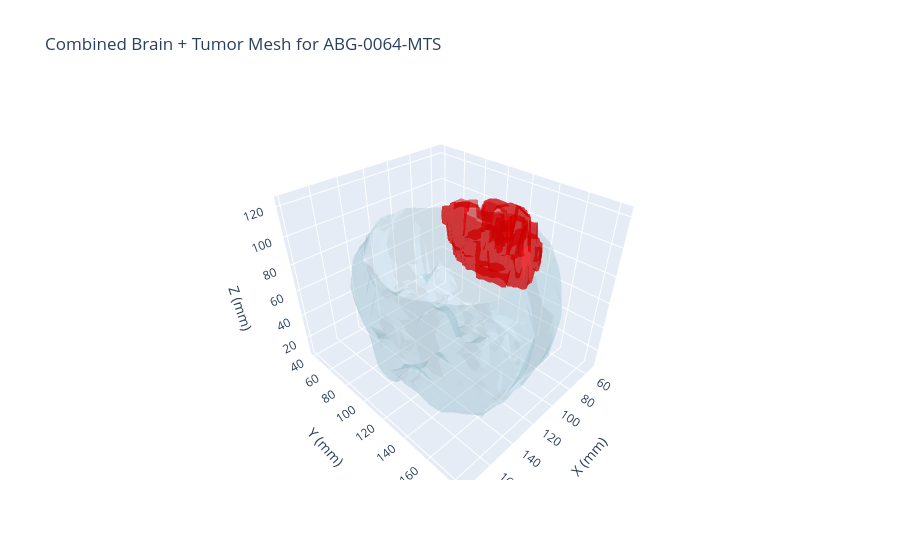

Notebook code cell kept with this figure:
### Code cell
# Combine the brain and tumor meshes into a single Plotly figure
# Uses the already-reduced meshes from previous cells (with voxel spacing applied)
if seg_arr is not None and seg_arr.max() > 0:
    combined_fig = go.Figure(data=[
        go.Mesh3d(
            x=verts_brain_scaled[:,0], y=verts_brain_scaled[:,1], z=verts_brain_scaled[:,2],
            i=faces_brain[:,0], j=faces_brain[:,1], k=faces_brain[:,2],
            color='lightblue', opacity=0.25, name='Brain Surface', flatshading=True
        ),
        go.Mesh3d(
            x=verts_scaled[:,0], y=verts_scaled[:,1], z=verts_scaled[:,2],
            i=faces[:,0], j=faces[:,1], k=faces[:,2],
            color='red', opacity=0.5, name='Tumor Segmentation', flatshading=True
        )
    ])
    
    combined_fig.update_layout(
        scene=dict(
            xaxis_title='X (mm)', yaxis_title='Y (mm)', zaxis_title='Z (mm)',
            aspectmode='data'
        ),
        title=f'Combined Brain + Tumor Mesh for {CASE_ID}'
    )
    
    output_combined = OUTPUTS / f'combined_mesh_{CASE_ID}.html'
    combined_fig.write_html(str(output_combined))
    file_size_mb = os.path.getsize(output_combined) / (1024 * 1024)
    print(f'Combined mesh saved to {output_combined} ({file_size_mb:.1f} MB)')
    
    combined_fig.show()
else:
    print('No segmentation available for combined visualization')

### Figure 1 — Plotly figure (JSON) as saved in the notebook; plotly's stock layout.template omitted (floating-point values rounded to 4 significant figures; data arrays with more than 128 entries replaced by an {"elided": "..."} marker saying what was removed)
{"data": [{"color": "lightblue", "flatshading": true, "i": {"elided": "2058 int values"}, "j": {"elided": "2058 int values"}, "k": {"elided": "2058 int values"}, "name": "Brain Surface", "opacity": 0.25, "type": "mesh3d", "x": {"elided": "1077 float values"}, "y": {"elided": "1077 float values"}, "z": {"elided": "1077 float values"}}, {"color": "red", "flatshading": true, "i": {"elided": "5024 int values"}, "j": {"elided": "5024 int values"}, "k": {"elided": "5024 int values"}, "name": "Tumor Segmentation", "opacity": 0.5, "type": "mesh3d", "x": {"elided": "2568 float values"}, "y": {"elided": "2568 float values"}, "z": {"elided": "2568 float values"}}], "layout": {"scene": {"aspectmode": "data", "xaxis": {"title": {"text": "X (mm)"}}, "yaxis": {"title": {"text": "Y (mm)"}}, "zaxis": {"title": {"text": "Z (mm)"}}}, "title": {"text": "Combined Brain + Tumor Mesh for ABG-0064-MTS"}}}
